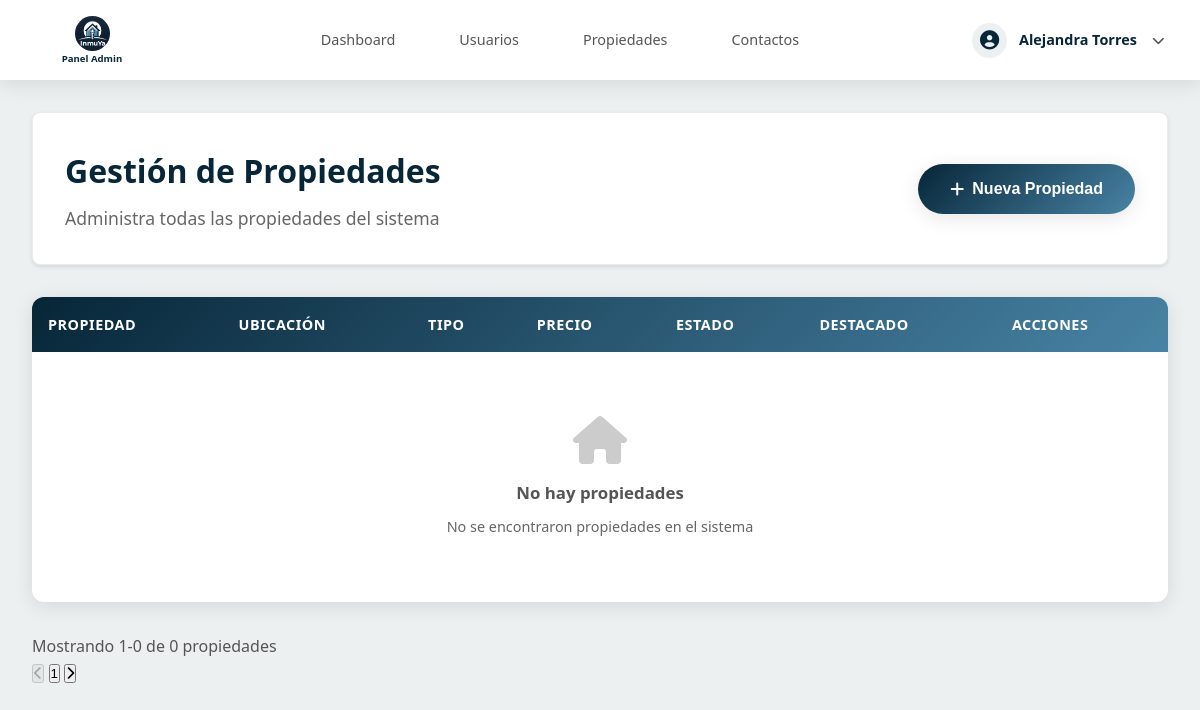
The app's page /InmuYa-main/index.php?route=admin/propiedades (signed in), older data.
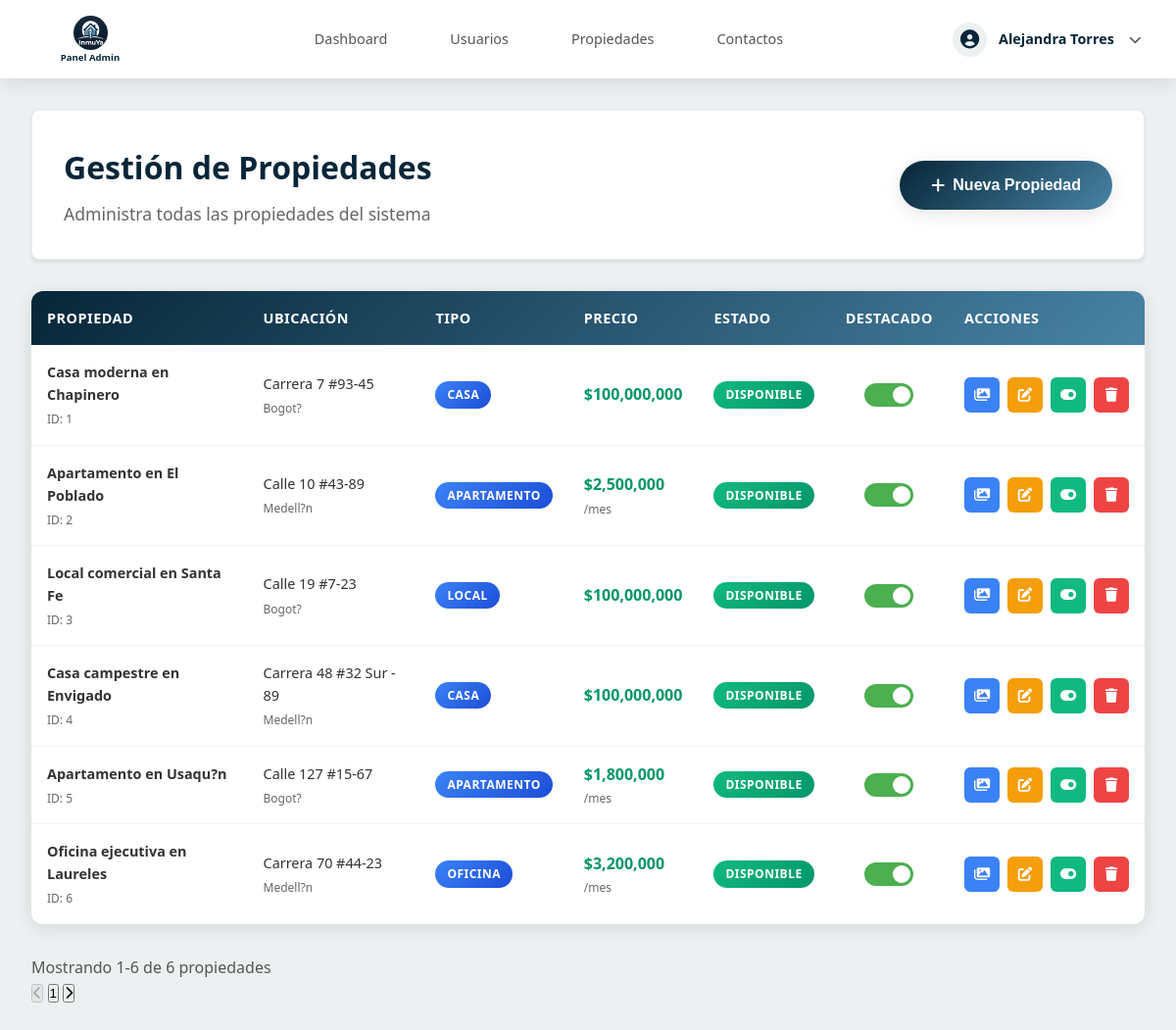
The same page, newer data.
### tables this page shows
CREATE TABLE `propiedades` (
  `id_propiedad` int(11) NOT NULL,
  `titulo` varchar(255) NOT NULL,
  `descripcion` text NOT NULL,
  `tipo` enum('arriendo','venta') NOT NULL,
  `precio` decimal(10,2) NOT NULL,
  `area` decimal(10,2) NOT NULL,
  `habitaciones` int(11) NOT NULL,
  `banos` int(11) NOT NULL,
  `parqueadero` tinyint(1) NOT NULL,
  `direccion` varchar(255) NOT NULL,
  `id_ciudad` int(11) DEFAULT NULL,
  `id_barrio` int(11) DEFAULT NULL,
  `id_usuario` int(11) DEFAULT NULL,
  `fecha_publicacion` timestamp NOT NULL DEFAULT current_timestamp(),
  `estado` enum('disponible','vendido','arrendado','reservado','inactivo') DEFAULT 'disponible',
  `tipo_propiedad` enum('casa','apartamento','local','oficina','bodega','terreno','finca') NOT NULL,
  `destacado` tinyint(1) DEFAULT 0,
  `activo` tinyint(1) DEFAULT 1,
  `fecha_disponible` date DEFAULT NULL,
  `piso` int(11) DEFAULT NULL,
  `ascensor` tinyint(1) DEFAULT 0,
  `balcon` tinyint(1) DEFAULT 0,
  `terraza` tinyint(1) DEFAULT 0,
  `jardin` tinyint(1) DEFAULT 0,
  `piscina` tinyint(1) DEFAULT 0,
  `gimnasio` tinyint(1) DEFAULT 0,
  `seguridad_24h` tinyint(1) DEFAULT 0,
  `mascotas_permitidas` tinyint(1) DEFAULT 0,
  `precio_negociable` tinyint(1) DEFAULT 1,
  `incluye_administracion` tinyint(1) DEFAULT 0,
  `valor_administracion` decimal(10,2) DEFAULT NULL,
  `incluye_servicios` tinyint(1) DEFAULT 0,
  `antiguedad` int(11) DEFAULT NULL,
  `estado_conservacion` enum('excelente','bueno','regular','requiere_remodelacion') DEFAULT 'bueno',
  `orientacion` enum('norte','sur','este','oeste','noreste','noroeste','sureste','suroeste') DEFAULT NULL,
  `telefono_contacto` varchar(20) DEFAULT NULL,
  `email_contacto` varchar(100) DEFAULT NULL,
  `nombre_contacto` varchar(100) DEFAULT NULL,
  `mostrar_telefono` tinyint(1) DEFAULT 1,
  `mostrar_email` tinyint(1) DEFAULT 1,
  `vistas` int(11) DEFAULT 0,
  `fecha_actualizacion` timestamp NOT NULL DEFAULT current_timestamp() ON UPDATE current_timestamp()
);

CREATE TABLE `ciudades` (
  `id_ciudad` int(11) NOT NULL,
  `nombre` varchar(100) NOT NULL
);

### InmuYa-main/app/controllers/PropiedadController.php (called while the page is built, shortened)
<?php
class PropiedadController {
    private $propiedadModel;
    public function __construct() {
        require_once __DIR__ . '/../models/PropiedadModel.php';
        $this->propiedadModel = new PropiedadModel();
    }
    public function adminPropiedades() {
        $filters = [];
        $propiedades = $this->propiedadModel->obtenerTodasLasPropiedades(20, 0, $filters);
        include __DIR__ . '/../views/admin/property/propiedades.php';
    }
}
?>

### InmuYa-main/index.php (called while the page is built, shortened)
<?php
try {
    $route = isset($_GET['route']) ? htmlspecialchars($_GET['route'], ENT_QUOTES, 'UTF-8') : 'home';
    $routeConfig = getRoute($route);
    if ($routeConfig) {
        if (isset($routeConfig['controller']) && isset($routeConfig['action'])) {
            $controllerName = $routeConfig['controller'];
            $actionName = $routeConfig['action'];
            $controllerPath = __DIR__ . '/app/controllers/' . $controllerName . '.php';
            if (file_exists($controllerPath)) {
                if (class_exists($controllerName)) {
                    $controller = new $controllerName();
                    if (method_exists($controller, $actionName)) {
                        $controller->$actionName();
                    } else {
                        http_response_code(404);
                        echo "Acción no encontrada: " . htmlspecialchars($actionName);
                    }
                } else {
                    http_response_code(500);
                    echo "Error: Clase del controlador no encontrada: " . htmlspecialchars($controllerName);
                }
            } else {
                http_response_code(404);
                echo "Controlador no encontrado: " . htmlspecialchars($controllerName);
            }
        }
    } else {
        http_response_code(404);
        echo "Ruta no encontrada: " . htmlspecialchars($route);
    }
} catch (Exception $e) {
    error_log("Error en index.php: " . $e->getMessage());
    ob_clean();
    http_response_code(500);
    echo "Error interno del servidor. Por favor, inténtalo más tarde.";
    if (defined('DEBUG') && DEBUG) {
        echo "<br><br>Error: " . htmlspecialchars($e->getMessage());
    }
}
?>

### InmuYa-main/app/models/PropiedadModel.php (called while the page is built, shortened)
<?php
class PropiedadModel {
    private $conexion;
    public function __construct() {
        $conexionPath = __DIR__ . '/../../config/conexion.php';
        if (isset($conexion)) {
            $this->conexion = $conexion;
        } elseif (isset($GLOBALS['conexion'])) {
            $this->conexion = $GLOBALS['conexion'];
        } else {
            throw new Exception("Error: No se pudo obtener la conexión a la base de datos");
        }
    }
    public function obtenerTodasLasPropiedades($limit = null, $offset = 0, $filters = []) {
        $sql = "SELECT p.*, c.nombre as ciudad_nombre, b.nombre as barrio_nombre, u.nombre as usuario_nombre,
                       i.url_imagen as imagen_principal
                FROM propiedades p
                LEFT JOIN ciudades c ON p.id_ciudad = c.id_ciudad
                LEFT JOIN barrios b ON p.id_barrio = b.id_barrio
                LEFT JOIN usuarios u ON p.id_usuario = u.id_usuario
                LEFT JOIN imagenes i ON p.id_propiedad = i.id_propiedad AND i.es_principal = 1 AND i.activo = 1
                WHERE 1=1";
        $sql .= " ORDER BY p.destacado DESC, p.fecha_publicacion DESC";
        if ($limit) {
            $sql .= " LIMIT ? OFFSET ?";
        }
        $stmt = $this->conexion->prepare($sql);
        $paramTypes = "";
        $paramValues = [];
        if ($limit) {
            $paramTypes .= "ii";
            $paramValues[] = $limit;
            $paramValues[] = $offset;
        }
        if (!empty($paramValues)) {
            $stmt->bind_param($paramTypes, ...$paramValues);
        }
        $stmt->execute();
        $result = $stmt->get_result();
        $properties = [];
        while ($row = $result->fetch_assoc()) {
            if ($row['imagen_principal']) {
                $row['imagen_principal'] = BASE_URL . 'public/img/propiedades/propiedad_' . $row['id_propiedad'] . '/' . $row['imagen_principal'];
            } else {
                $row['imagen_principal'] = BASE_URL . 'public/img/edificio.jpg';
            }
            $properties[] = $row;
        }
        return $properties;
    }
}
?>

### InmuYa-main/app/views/admin/property/propiedades.php (the view, shortened to what the rows shown need)
<?php
include __DIR__ . '/../../layouts/admin.php';
?>
<div class="propiedades-content">
    <div class="page-header">
        <div class="header-left">
            <h2>Gestión de Propiedades</h2>
        </div>
    </div>
    <div class="table-section">
        <div class="table-container">
            <table class="data-table" id="propertiesTable">
                <thead>
                    <tr>
                        <th>Propiedad</th>
                        <th>Ubicación</th>
                        <th>Tipo</th>
                        <th>Precio</th>
                        <th>Estado</th>
                        <th>Destacado</th>
                        <th>Acciones</th>
                    </tr>
                </thead>
                <tbody>
                    <?php if (!empty($propiedades)): ?>
                        <?php foreach ($propiedades as $propiedad): ?>
                            <tr data-property-id="<?php echo $propiedad['id_propiedad']; ?>">
                                <td>
                                    <div class="property-info">
                                        <div class="property-details">
                                            <span class="property-title"><?php echo htmlspecialchars($propiedad['titulo']); ?></span>
                                            <span class="property-id">ID: <?php echo $propiedad['id_propiedad']; ?></span>
                                        </div>
                                    </div>
                                </td>
                                <td>
                                    <div class="location-info">
                                        <span class="property-address"><?php echo htmlspecialchars($propiedad['direccion']); ?></span>
                                        <?php if ($propiedad['ciudad_nombre']): ?>
                                            <span class="property-city"><?php echo htmlspecialchars($propiedad['ciudad_nombre']); ?></span>
                                        <?php endif; ?>
                                    </div>
                                </td>
                                <td>
                                    <span class="badge property-type">
                                        <?php echo ucfirst($propiedad['tipo_propiedad']); ?>
                                    </span>
                                </td>
                                <td>
                                    <div class="price-info">
                                        <span class="property-price">$<?php echo number_format($propiedad['precio']); ?></span>
                                        <?php if ($propiedad['tipo'] === 'arriendo'): ?>
                                            <span class="price-period">/mes</span>
                                        <?php endif; ?>
                                    </div>
                                </td>
                                <td>
                                    <?php
                                    $statusClass = '';
                                    $statusText = '';
                                    switch($propiedad['estado']) {
                                        case 'disponible':
                                            $statusClass = 'status-available';
                                            $statusText = 'Disponible';
                                            break;
                                    }
                                    ?>
                                    <span class="badge <?php echo $statusClass; ?>">
                                        <?php echo $statusText; ?>
                                    </span>
                                </td>
                                <td>
                                    <div class="featured-toggle">
                                        <label class="toggle-switch">
                                            <span class="toggle-slider"></span>
                                        </label>
                                    </div>
                                </td>
                                <td>
                                    <div class="action-buttons">
                                        <button class="btn-icon btn-images" title="Gestionar Imágenes" data-property-id="<?php echo $propiedad['id_propiedad']; ?>">
                                            <i class="fas fa-images"></i>
                                        </button>
                                        <button class="btn-icon btn-edit" title="Editar" data-property-id="<?php echo $propiedad['id_propiedad']; ?>">
                                            <i class="fas fa-edit"></i>
                                        </button>
                                        <button class="btn-icon btn-status" title="Cambiar Estado" data-property-id="<?php echo $propiedad['id_propiedad']; ?>">
                                            <i class="fas fa-toggle-on"></i>
                                        </button>
                                        <button class="btn-icon btn-delete" title="Eliminar" data-property-id="<?php echo $propiedad['id_propiedad']; ?>">
                                            <i class="fas fa-trash"></i>
                                        </button>
                                    </div>
                                </td>
                            </tr>
                        <?php endforeach; ?>
                    <?php endif; ?>
                </tbody>
            </table>
        </div>
    </div>
</div>

Row changes from the older to the newer data that the page shows:
added propiedades: titulo "Casa moderna en Chapinero", id_propiedad "1", direccion "Carrera 7 #93-45", id_ciudad.nombre "Bogot?", tipo_propiedad "CASA", precio "100,000,000", estado "DISPONIBLE"
added propiedades: titulo "Apartamento en El Poblado", id_propiedad "2", direccion "Calle 10 #43-89", id_ciudad.nombre "Medell?n", tipo_propiedad "APARTAMENTO", precio "2,500,000", tipo "/mes", estado "DISPONIBLE"
added propiedades: titulo "Local comercial en Santa Fe", id_propiedad "3", direccion "Calle 19 #7-23", id_ciudad.nombre "Bogot?", tipo_propiedad "LOCAL", precio "100,000,000", estado "DISPONIBLE"
added propiedades: titulo "Casa campestre en Envigado", id_propiedad "4", direccion "Carrera 48 #32 Sur - 89", id_ciudad.nombre "Medell?n", tipo_propiedad "CASA", precio "100,000,000", estado "DISPONIBLE"
added propiedades: titulo "Apartamento en Usaqu?n", id_propiedad "5", direccion "Calle 127 #15-67", id_ciudad.nombre "Bogot?", tipo_propiedad "APARTAMENTO", precio "1,800,000", tipo "/mes", estado "DISPONIBLE"
added propiedades: titulo "Oficina ejecutiva en Laureles", id_propiedad "6", direccion "Carrera 70 #44-23", id_ciudad.nombre "Medell?n", tipo_propiedad "OFICINA", precio "3,200,000", tipo "/mes", estado "DISPONIBLE"
Text that changed along with them:
count($propiedades): "0" → "6"
text no longer shown: "No hay propiedades No se encontraron propiedades en el sistema"
